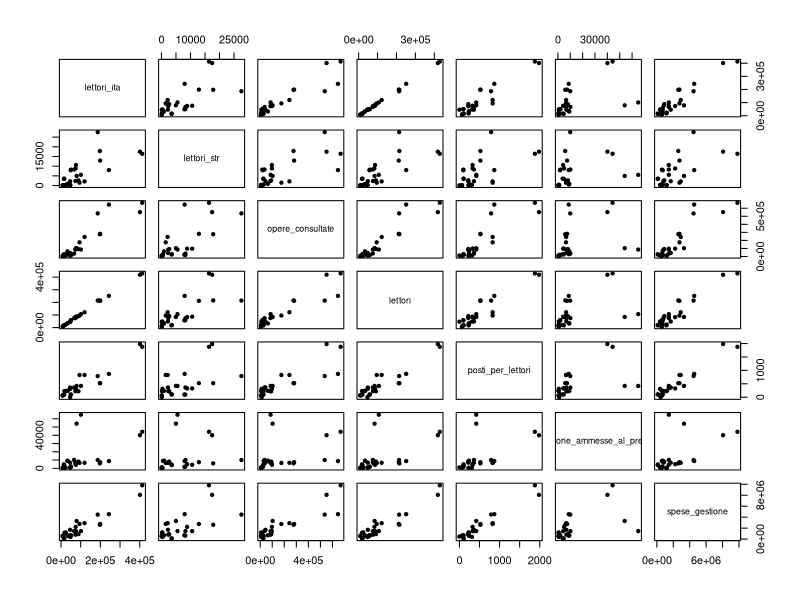
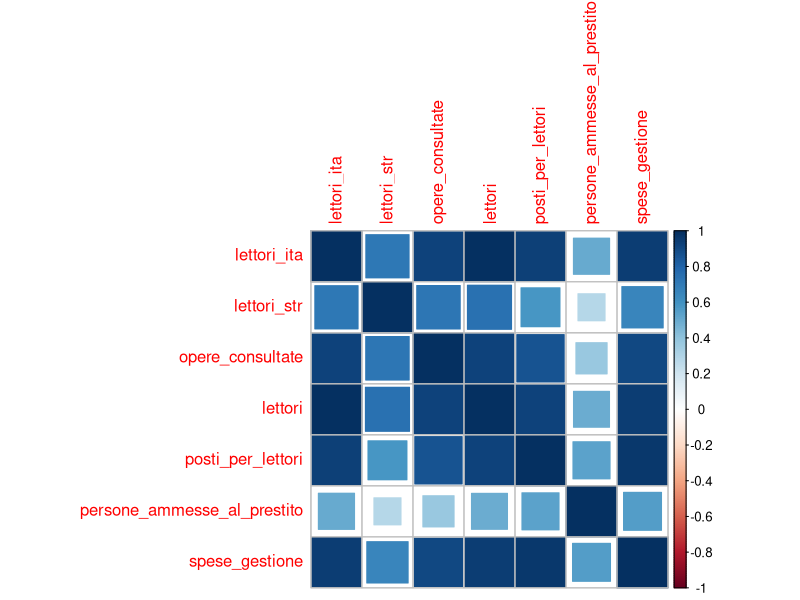
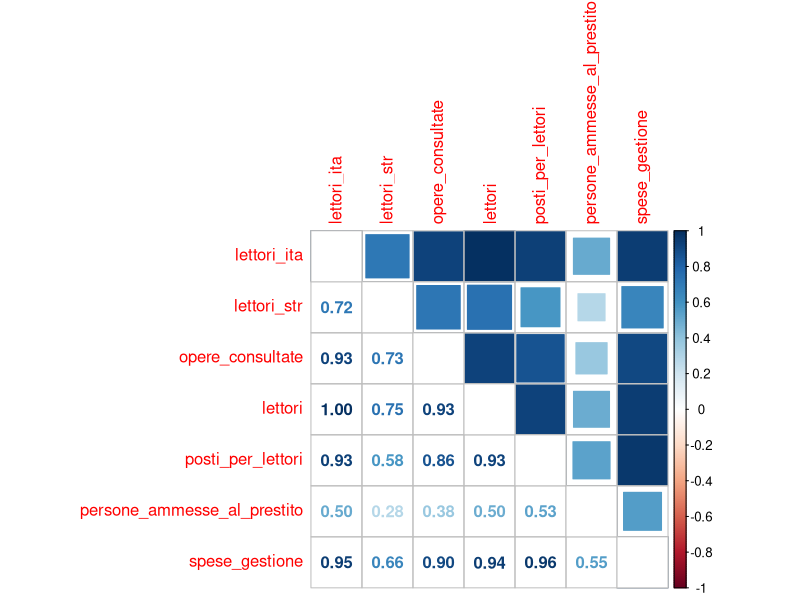
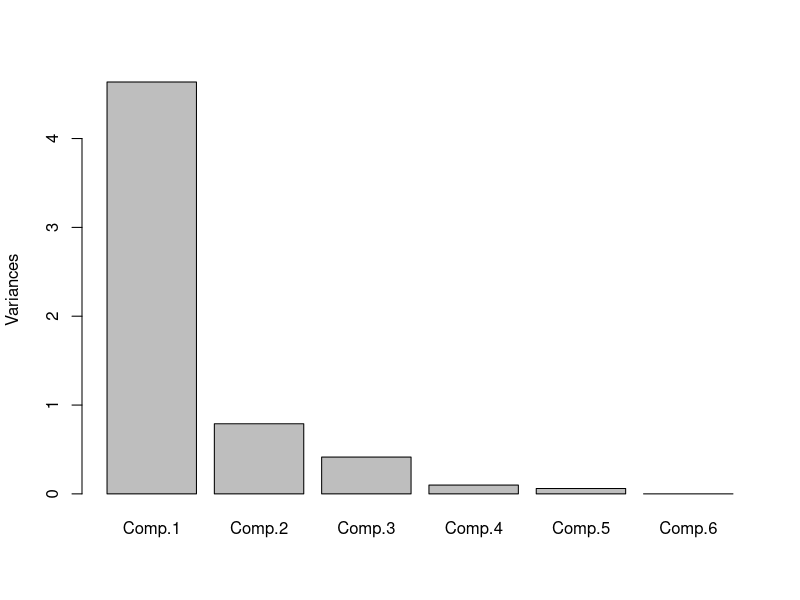
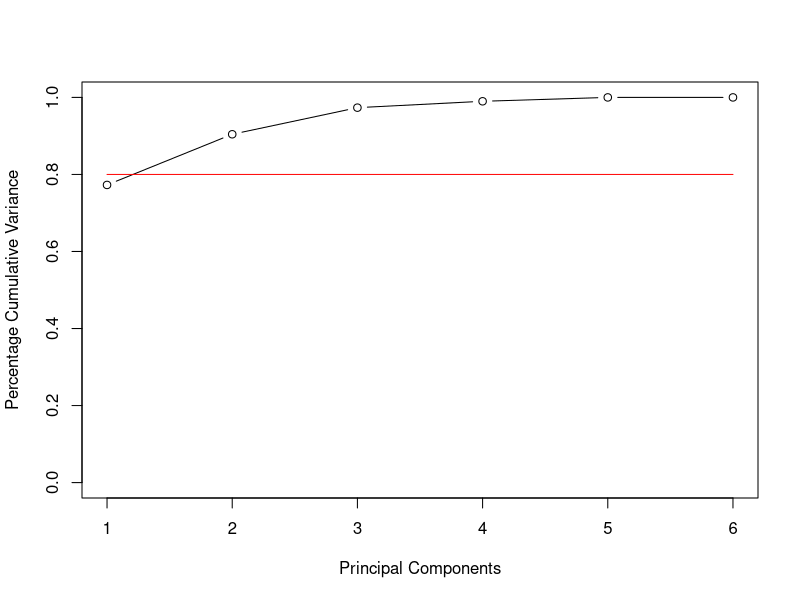
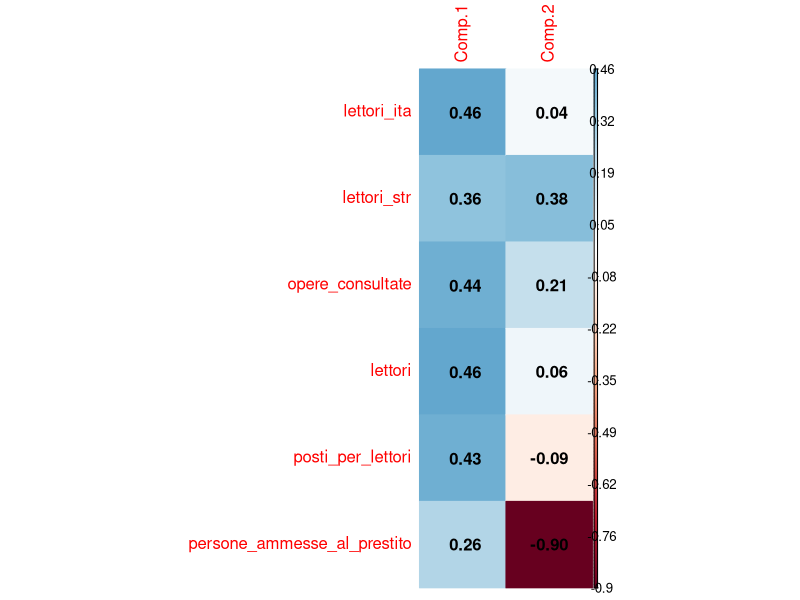
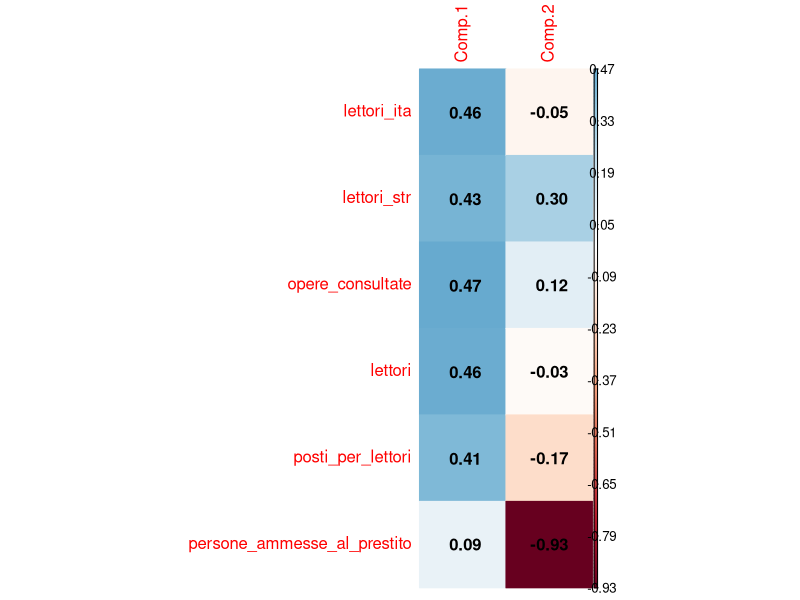
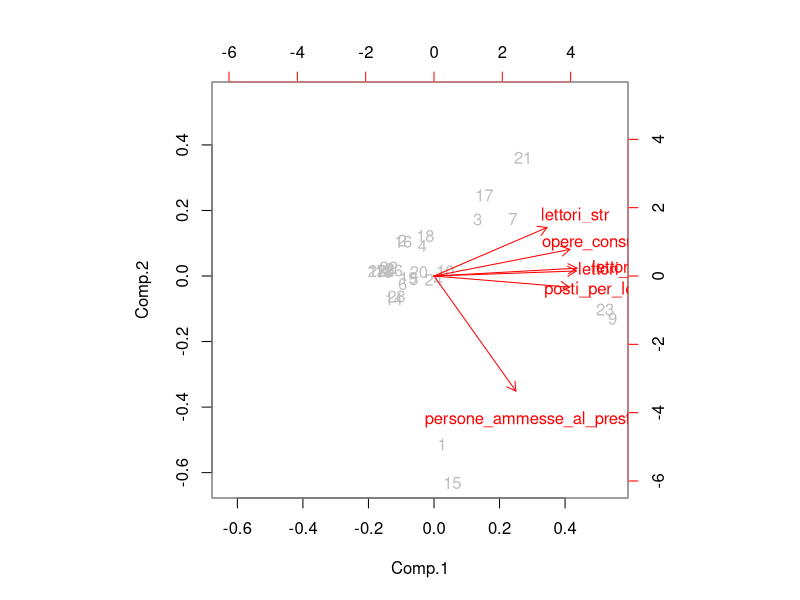

Write R code to recreate these figures, in order. (Note: this script raises an error after producing the figures.)
#caricamento in memoria
biblio <- read.csv("tabella.csv")
biblio2 <- biblio[,-1:-2]

#correlazione
library(corrplot)
plot(biblio2,pch=20)
corrplot(cor(biblio2),"square")
corrplot.mixed(cor(biblio2),lower = "number",upper = "square", tl.pos = "lt")

biblio3 = biblio2[,-7]  #tolgo spese_gestione

#PCA
biblio3.pca = princomp(biblio3, cor=T)

summary(biblio3.pca)

plot(biblio3.pca, main = "")
plot(cumsum(biblio3.pca$sdev ^ 2) / sum(biblio3.pca$sdev ^ 2),type = "b",ylim = c(0, 1),xlab = "Principal Components",ylab = "Percentage Cumulative Variance")
segments(1, 0.8, 6, col = "red")

#loading senza rotazione
biblio.ld=loadings(biblio3.pca)
corrplot(biblio.ld[,1:2], is.corr=FALSE, method="color",addCoef.col = "black", number.digits = 2)

#loadings con rotazione
biblio.rot=varimax(biblio.ld[,1:2])$loadings
corrplot(biblio.rot, is.corr=FALSE, method="color",addCoef.col = "black", number.digits = 2)

#biplot
biplot(biblio3.pca, col=c("gray","red"))

#componente riassuntiva
costi=biblio[,9]
plot(costi[order(biblio3.pca$scores[,1])],type="l")

#plot delle componenti dei record sul piano principale
grad=colorRampPalette(c("grey","black"))
scol=grad(10)
x=(costi-min(costi))/(max(costi)-min(costi))
sidx=1+floor(10*0.99*x)
pred=biblio3.pca$scores[,1:2]
plot(pred,pch=19,cex=2,col=scol[sidx],main=ncol)

#REGRESSIONE
#regressione lineare con lettori
biblio.lm=lm(spese_gestione~lettori,data=biblio2)
plot(biblio2$lettori,biblio2$spese_gestione,pch=20)
abline(biblio.lm,lwd=2,col="red")
summary(biblio.lm)

#regressione lineare con posti
biblio.lm=lm(spese_gestione~posti_per_lettori,data=biblio2)
plot(biblio2$posti_per_lettori,biblio2$spese_gestione,pch=20,xlab = "posti_per_lettori",ylab = "spese_gestione")
abline(biblio.lm,lwd=2,col="red")
summary(biblio.lm)

#regressione multivariata
biblio.lm=lm(spese_gestione ~ .,data=biblio2)
summary(biblio.lm)

#riduzione del modello
biblio.lm=lm(spese_gestione ~ posti_per_lettori + opere_consultate,data=biblio2)
summary(biblio.lm)

#previsione
m=500
semp_err=rep(0,m)
multi_err=rep(0,m)

for(i in 1:m){
  idx=sample(28,3)
  biblio_train=biblio2[-idx,]
  biblio_test=biblio2[idx,]
  biblio_train.lm.semp=lm(spese_gestione ~ posti_per_lettori, data=biblio_train)
  biblio_train.lm.multi=lm(spese_gestione ~ posti_per_lettori + opere_consultate, data=biblio_train)
  
  biblio.lm.p.semp=predict(biblio_train.lm.semp,biblio_test)
  biblio.lm.p.multi=predict(biblio_train.lm.multi,biblio_test)
  
  semp_err[i] = mean((biblio.lm.p.semp - biblio_test$spese_gestione)^2)
  multi_err[i] = mean((biblio.lm.p.multi - biblio_test$spese_gestione)^2)
}

sqrt(mean(semp_err))
sqrt(mean(multi_err))

plot(sqrt(multi_err),type = "l", col = "red", xlab = "Iteration", ylab = "Average Error")
lines(sqrt(semp_err), col = "blue")
segments(0, sqrt(mean(multi_err)), m, sqrt(mean(multi_err)), col = "darkRed")
segments(0, sqrt(mean(semp_err)), m, sqrt(mean(semp_err)), col = "darkBlue")

(100/sqrt(mean(multi_err)))*sqrt(mean(semp_err)) #percentuale di differenza

#residui
biblio.lm=lm(spese_gestione ~ posti_per_lettori + opere_consultate,data=biblio2)
biblio.lm.r=residuals(biblio.lm)
plot(predict(biblio.lm),biblio.lm.r,pch=20)

1-var(biblio.lm.r)/var(biblio$spese_gestione) # coincide con la varianza spiegata
plot(fitted(biblio.lm),biblio.lm.r,pch=20)
hist(biblio.lm.r,20,freq=F)

hist(biblio.lm.r,freq=F,20)
lines(density(biblio.lm.r),col="red")
lines(sort(biblio.lm.r),dnorm(sort(biblio.lm.r),m=mean(biblio.lm.r),sd(biblio.lm.r)))

qqnorm(biblio.lm.r, pch=15)
qqline(biblio.lm.r, col="red")

shapiro.test(biblio.lm.r)

#Stima delle incertezze nella previsione
alpha=0.95
idx=sample(28,3)
biblio_train=biblio2[-idx,]
biblio_test=biblio2[idx,]
biblio_train.lm=lm(spese_gestione ~ posti_per_lettori + opere_consultate,data=biblio_train)

#intervalli di confidenza
biblio_test.ci=predict(biblio_train.lm,biblio_test,interval="confidence",level=alpha)
#intervalli di predizione
biblio_test.pi=predict(biblio_train.lm,biblio_test,interval="prediction",level=alpha)
#intervalli di confidenza empirici
biblio_train.r=resid(biblio_train.lm)
qi=quantile(biblio_train.r,(1-alpha)/2)
qs=quantile(biblio_train.r,(1+alpha)/2)


ymin=min(c(biblio_test.pi[,2],biblio_test.ci[,2]))
ymax=max(c(biblio_test.pi[,3],biblio_test.ci[,3]))
plot(biblio_test$spese_gestione,ylim=c(ymin,ymax))
x=1:3

#intervalli di predizione
segments(x,biblio_test.pi[,2],x,biblio_test.pi[,3],col="blue",lwd=18)
#intervalli di confidenza empirici
segments(x,biblio_test.pi[,1]+qi,x,biblio_test.pi[,1]+qs,col="green4",lwd=12)
#intervalli di confidenza parametrici
segments(x,biblio_test.ci[,2],x,biblio_test.ci[,3],col="red",lwd=6)
#valori stimati
points(x,biblio_test.pi[,1],pch=19,col="cyan",cex=1.5)
points(biblio_test$spese_gestione,pch=19,col="yellow",cex=1.5)
